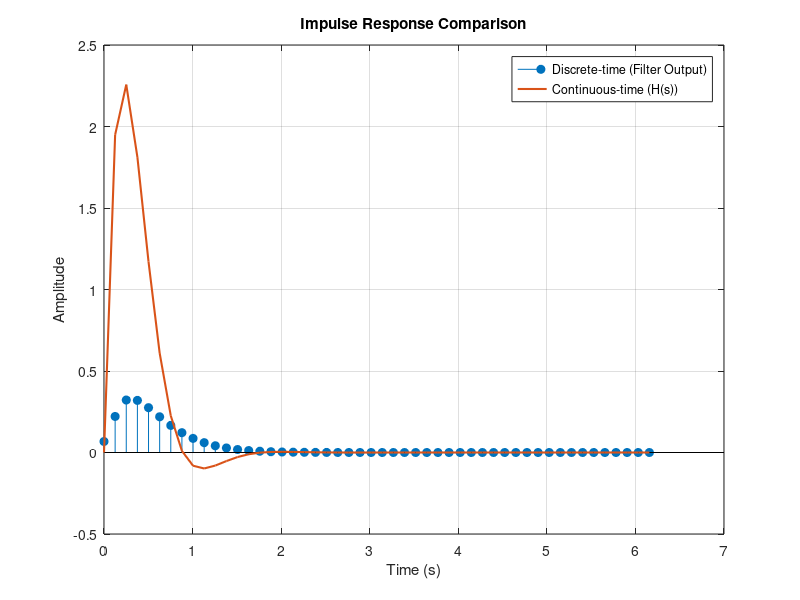

Write MATLAB code to recreate this figure.
% Parameters
omega_b = 5;                    % Cutoff frequency (rad/s)
omega_s = 10 * omega_b;         % Sampling frequency (rad/s)
Fs = omega_s / (2*pi);          % Sampling frequency (Hz)
T = 1 / Fs;                     % Sampling period (s)
N = 50;                         % Number of samples for impulse response

% Continuous-time transfer function H(s)
num_s = omega_b^2;
den_s = [1, sqrt(2)*omega_b, omega_b^2];
H_s = tf(num_s, den_s);         % Analog system

% Get continuous impulse response
t_cont = (0:N-1)*T;             % Continuous time vector aligned with sample rate
y_cont = impulse(H_s, t_cont);  % Impulse response

% Discrete-time coefficients from earlier derived system
b = [0.0675, 0.1350, 0.0675];
a = [1, -1.2765, 0.4129];
x_impulse = [1, zeros(1, N-1)];
y_disc = filter(b, a, x_impulse);  % Discrete impulse response

% Plot comparison
figure;
stem(t_cont, y_disc, 'filled', 'DisplayName', 'Discrete-time (Filter Output)');
hold on;
plot(t_cont, y_cont, 'LineWidth', 1.5, 'DisplayName', 'Continuous-time (H(s))');
legend;
xlabel('Time (s)');
ylabel('Amplitude');
title('Impulse Response Comparison');
grid on;
